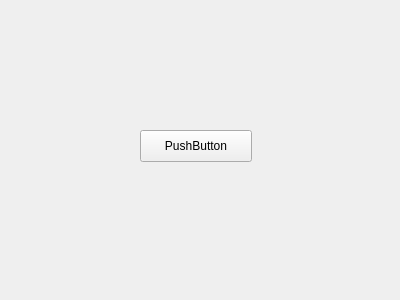
<?xml version="1.0" encoding="UTF-8"?>
<ui version="4.0">
 <class>Form</class>
 <widget class="QWidget" name="Form">
  <property name="geometry">
   <rect>
    <x>0</x>
    <y>0</y>
    <width>400</width>
    <height>300</height>
   </rect>
  </property>
  <property name="windowTitle">
   <string>Form</string>
  </property>
  <widget class="QPushButton" name="pushButton">
   <property name="geometry">
    <rect>
     <x>140</x>
     <y>130</y>
     <width>112</width>
     <height>32</height>
    </rect>
   </property>
   <property name="text">
    <string>PushButton</string>
   </property>
  </widget>
 </widget>
 <resources/>
 <connections/>
</ui>
